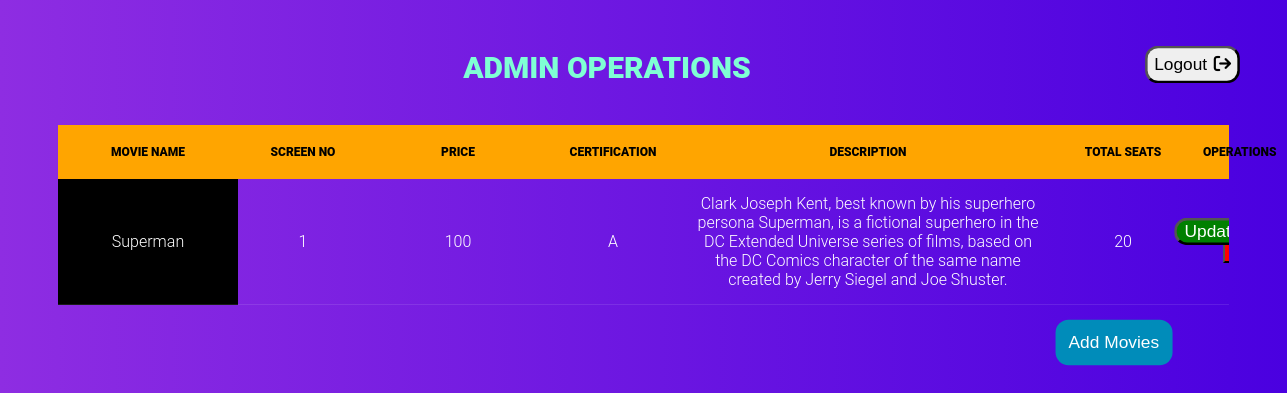
Screenshot of /Admindetails/ with the database file from the repository.
### Booking/models.py (models this page shows)
class MovieDetails(models.Model):
    moviename = models.CharField(max_length=255)
    description = models.CharField(max_length=255)
    certification = models.CharField(max_length=255)
    screen_no = models.IntegerField()
    total_seats = models.IntegerField()
    seat_price = models.IntegerField(blank=True,null=True)
    image = models.ImageField(upload_to='img/',default='slide-1.jpg',null=True)

### Admindetails/views.py (the view)
# urls.py: urlpatterns = [path('',views.index,name='index'),
def index(request):
    m = MovieDetails.objects.all()
    c = Show.objects.all()
    s = SeatDetails.objects.all()
    template = loader.get_template('adminOperation.html')
    return render(request, 'adminOperation.html' ,{'m':m,'c':c,'s':s})

### Admindetails/templates/adminOperation.html (shortened to what this page needs)
<!DOCTYPE html>
<html >
<head>
  {% load static %}
  <link rel="stylesheet" href="https://cdnjs.cloudflare.com/ajax/libs/font-awesome/6.2.0/css/all.min.css" />
<link rel="stylesheet" href="https://cdnjs.cloudflare.com/ajax/libs/meyer-reset/2.0/reset.min.css">
<link rel="stylesheet" href="{% static 'adminchange.css' %}">
</head>
<body>
  <section>
    <a href="{% url 'Authentication:index' %}"><button class="lgtbtn" style="padding:5px;border-radius:10px;transform:scale(1.3);float:right">Logout<i style="margin-left:5px;" class="fa fa-sign-out" aria-hidden="true"></i></button></a>
  <h1 style="margin-bottom:40px;font-weight:900;color:aquamarine">Admin Operations</h1>
  <div class="tbl-header">
    <table cellpadding="0" cellspacing="0" border="0">
      <thead>
        <tr>
            <th style="width:150px;">Movie Name</th>
            <th style="width:100px;">Screen No</th>
            <th style="width:150px;">Price</th>
            <th style="width:100px;">Certification</th>
            <th style="width:350px;">Description</th>
            <th style="width:100px;">Total Seats</th>
            <th>Operations</th>
        </tr>
      </thead>
    </table>
  </div>
  <div style="height:500px;" class="tbl-content">
    <table cellpadding="0" cellspacing="0" border="0">
      {% for m in m %}
      <tbody>
        <tr>
          <td style="width:150px;background-color:black">{{ m.moviename }}</td>
          <td style="width:100px;">{{ m.screen_no }}</td>
          <td style="width:150px;">{{ m.seat_price }}</td>
          <td style="width:100px;">{{ m.certification }}</td>
          <td style="width:350px;">{{ m.description }}</td>
          <td style="width:100px;">{{ m.total_seats }}</td>
          <td ><a href="update/{{ m.id }}"><button class="updateCla" style="border-radius:10px;transform:scale(1.3);cursor:pointer;background-color:green;color:white;margin-left:-20px">Update</button></a><a href="delete/{{ m.id }}"><button class="deleteCla" style="cursor:pointer;background-color:red;color:white;margin-left:20px"></button></a></td>
        </tr>
    </tbody>
    {% endfor %}
    </table>
    <a href="add/"><button class="addCla" style="transform:scale(1.3);cursor:pointer;border-radius:10px;padding:10px;border:none;background-color:#008CBA;color:white;margin-top:20px;float:right;margin-right:70px;">Add Movies</button></a>
  </div>
</section>
</body>
</html>
  {% load static %}

### Admindetails/static/adminchange.css (style rules this page uses)
h1 { font-size: 30px; color: #fff; text-transform: uppercase; font-weight: 300; text-align: center; margin-bottom: 15px; }
table { width:100%; table-layout: fixed; }
.tbl-header { background-color: rgba(255,255,255,0.3); }
.tbl-content { height:300px; overflow-x:auto; margin-top: 0px; }
th { padding: 20px 15px; text-align: left; font-weight: 500; font-size: 12px; color: #fff; text-transform: uppercase; }
td { padding: 15px; text-align: left; vertical-align:middle; font-weight: 300; font-size: 12px; color: #fff; border-bottom: solid 1px rgba(255,255,255,0.1); }
body { background: -webkit-linear-gradient(left, #25c481, #25b7c4); background: linear-gradient(to right, #25c481, #25b7c4); font-family: 'Roboto', sans-serif; }
section { margin: 50px; }

### Admindetails/templates/adminOperation.html (style rules this page uses)
body { background-image: linear-gradient(to right, #8e2de2, #4a00e0); font-family: 'Roboto', sans-serif; }
th { text-align: center; background-color:orange; color:black; font-weight:900; }
td { padding: 15px; text-align: center; vertical-align:middle; font-weight: 300; font-size: 16px; color: #fff; border-bottom: solid 1px rgba(255,255,255,0.1); }

### rows the page displays
MovieDetails: moviename "Superman", screen_no "1", seat_price "100", certification "A", description "Clark Joseph Kent, best known by his superhero persona Superman, is a fictional superhero in the DC Extended Universe series of films, based on the DC Comics character of the same name created by Jerry Siegel and Joe Shuster.", total_seats "20"
